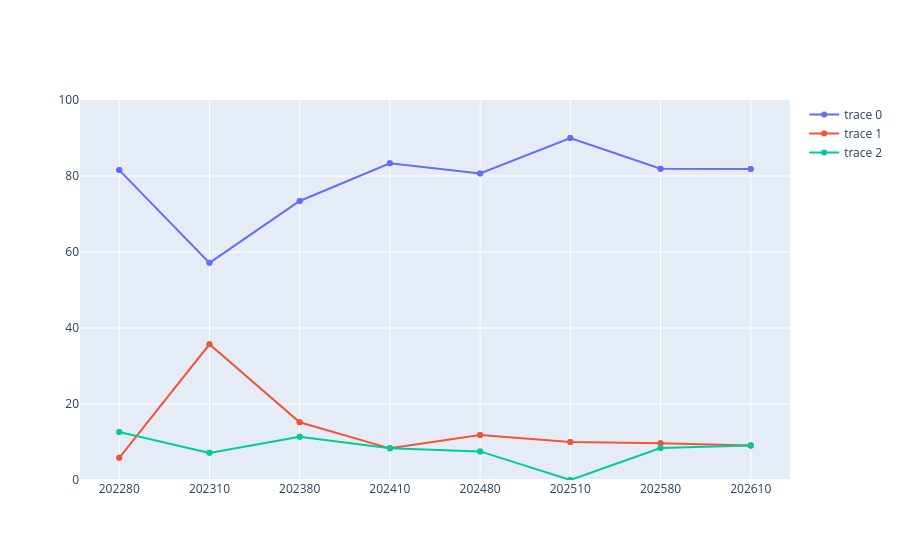

Source (notebook cell):
### Markdown cell above
OK! Now we've got something we can work with. I think the next step is to try and do the traces for the other rates.

### Code cell
#Attempting to add traces
aedpasstrace = go.Scatter(
    x = aedmtpct["Academic Period"],
    y = aedmtpct["% of Passing Grades"]
)

aedfailtrace = go.Scatter(
    x = aedmtpct["Academic Period"],
    y = aedmtpct["% of Failing Grades"]
)

aednatrace = go.Scatter(
    x = aedmtpct["Academic Period"],
    y = aedmtpct["% of Unreported Grades"]
)

layout = go.Layout(
    xaxis = dict(
        type = "category", 
    ),
    yaxis = dict(
        range = [0,100] 
    )
)

fig7 = go.Figure(data = [aedpasstrace, aedfailtrace, aednatrace], layout = layout)

fig7.show()

### Figure 1 — Plotly figure (JSON) as saved in the notebook; plotly's stock layout.template omitted (floating-point values rounded to 4 significant figures)
{"data": [{"type": "scatter", "x": [202280, 202280, 202310, 202310, 202380, 202380, 202410, 202410, 202480, 202480, 202510, 202510, 202580, 202580, 202610, 202610], "y": [81.55, 81.55, 57.14, 57.14, 73.42, 73.42, 83.33, 83.33, 80.65, 80.65, 90.0, 90.0, 81.93, 81.93, 81.82, 81.82]}, {"type": "scatter", "x": [202280, 202280, 202310, 202310, 202380, 202380, 202410, 202410, 202480, 202480, 202510, 202510, 202580, 202580, 202610, 202610], "y": [5.83, 5.83, 35.71, 35.71, 15.19, 15.19, 8.33, 8.33, 11.83, 11.83, 10.0, 10.0, 9.64, 9.64, 9.09, 9.09]}, {"type": "scatter", "x": [202280, 202280, 202310, 202310, 202380, 202380, 202410, 202410, 202480, 202480, 202510, 202510, 202580, 202580, 202610, 202610], "y": [12.62, 12.62, 7.14, 7.14, 11.39, 11.39, 8.33, 8.33, 7.53, 7.53, 0.0, 0.0, 8.43, 8.43, 9.09, 9.09]}], "layout": {"xaxis": {"type": "category"}, "yaxis": {"range": [0, 100]}}}
